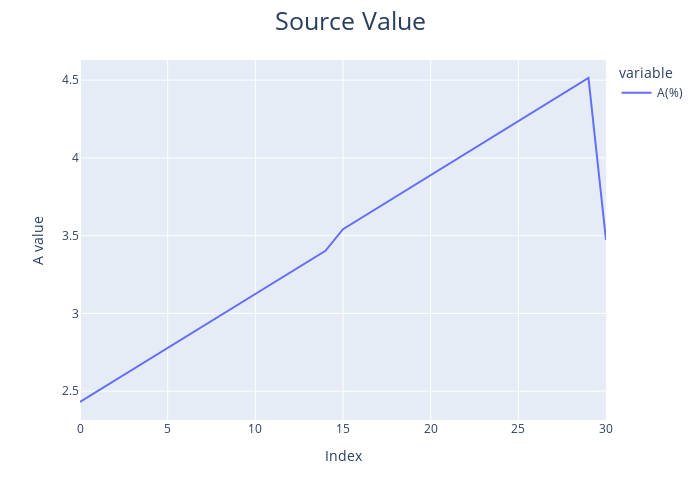

Notebook code for this chart:
### Markdown cell above
# Visualizeation

### Code cell
# The rate of change in the raw materials doubles at the 15th point

diff = (torque.iloc[1,1] - torque.iloc[0,1]).round(5)
print("normal_diff: ", diff)
for i in range(2, len(torque)):
    now_diff = (torque.iloc[i,1] - torque.iloc[i-1,1]).round(5)
    if diff!=now_diff:
        print(f"abnormal_diff idx: {i}, val: {now_diff}")

fig = px.line(torque.iloc[:,1])
fig.update_layout(width=700, height=500, title=go.layout.Title(text="Source Value"), title_x=0.5, title_font_size = 25)
fig.update_xaxes(title_text="Index")
fig.update_yaxes(title_text="A value")
fig.show()

### Figure 1 — Plotly figure (JSON) as saved in the notebook; plotly's stock layout.template omitted (floating-point values rounded to 4 significant figures)
{"data": [{"hovertemplate": "variable=A(%)<br>index=%{x}<br>value=%{y}<extra></extra>", "legendgroup": "A(%)", "line": {"color": "#636efa", "dash": "solid"}, "marker": {"symbol": "circle"}, "mode": "lines", "name": "A(%)", "orientation": "v", "showlegend": true, "type": "scatter", "x": [0, 1, 2, 3, 4, 5, 6, 7, 8, 9, 10, 11, 12, 13, 14, 15, 16, 17, 18, 19, 20, 21, 22, 23, 24, 25, 26, 27, 28, 29, 30], "xaxis": "x", "y": [2.43, 2.5, 2.569, 2.639, 2.708, 2.778, 2.847, 2.916, 2.986, 3.055, 3.125, 3.194, 3.264, 3.333, 3.403, 3.541, 3.611, 3.68, 3.75, 3.819, 3.889, 3.958, 4.028, 4.097, 4.166, 4.236, 4.305, 4.375, 4.444, 4.514, 3.472], "yaxis": "y"}], "layout": {"height": 500, "legend": {"title": {"text": "variable"}, "tracegroupgap": 0}, "margin": {"t": 60}, "title": {"font": {"size": 25}, "text": "Source Value", "x": 0.5}, "width": 700, "xaxis": {"anchor": "y", "domain": [0, 1], "title": {"text": "Index"}}, "yaxis": {"anchor": "x", "domain": [0, 1], "title": {"text": "A value"}}}}
